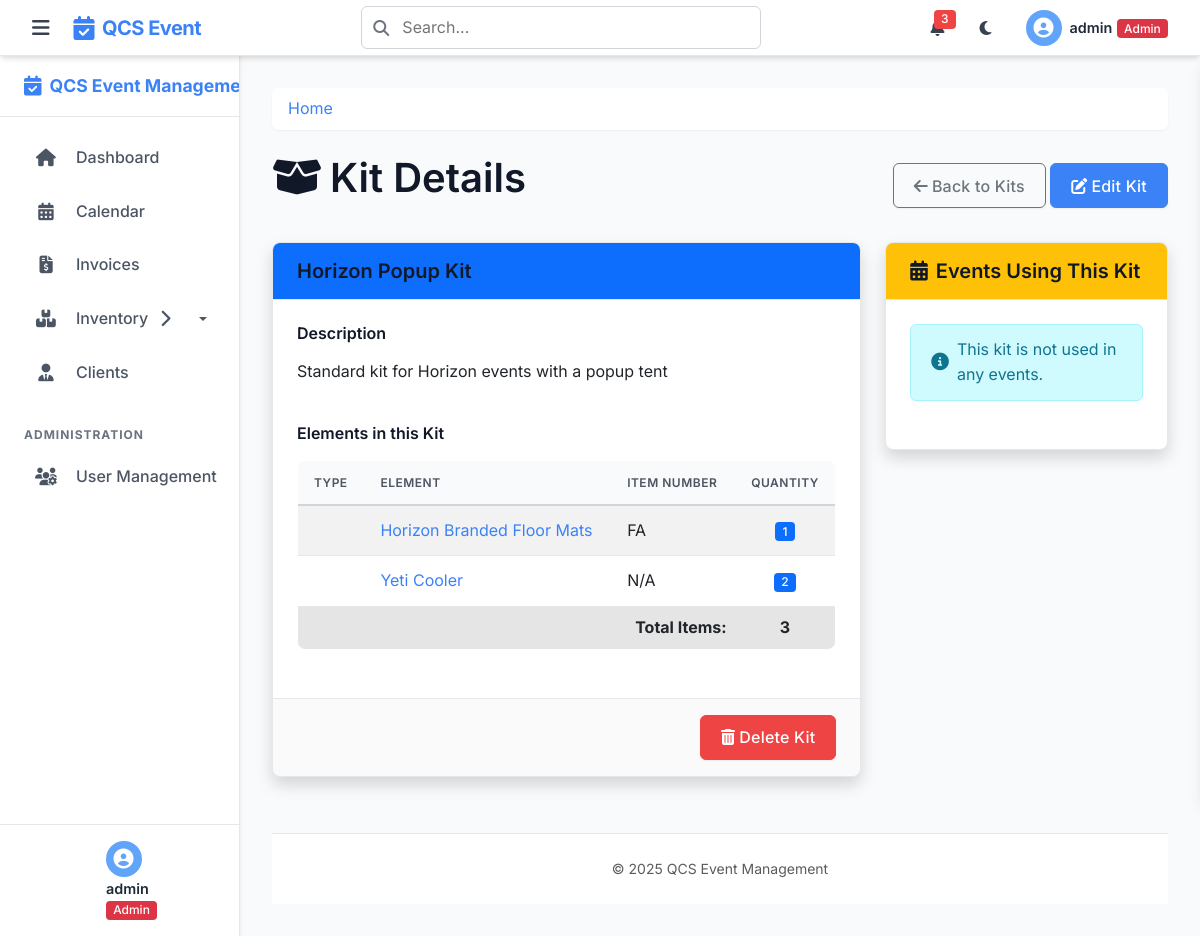
/kits/2 (signed in), run on the app's committed database.
### tables this page shows
CREATE TABLE kits (
    kit_id INTEGER PRIMARY KEY AUTOINCREMENT,
    kit_name TEXT NOT NULL UNIQUE,
    description TEXT
);

CREATE TABLE kit_elements (
    kit_id INTEGER NOT NULL,
    element_id INTEGER NOT NULL,
    quantity INTEGER NOT NULL CHECK (quantity > 0),
    PRIMARY KEY (kit_id, element_id),
    FOREIGN KEY (kit_id) REFERENCES kits(kit_id),
    FOREIGN KEY (element_id) REFERENCES elements(element_id)
);

CREATE TABLE elements (
    element_id INTEGER PRIMARY KEY AUTOINCREMENT,
    type_id INTEGER NOT NULL,
    item_description TEXT NOT NULL,
    item_number TEXT,  -- Can be NULL if no item number is assigned
    quantity INTEGER NOT NULL CHECK (quantity >= 0),
    location TEXT NOT NULL,
    is_kit_component BOOLEAN DEFAULT 0, -- 0 for false, 1 for true.
    FOREIGN KEY (type_id) REFERENCES element_types(type_id)
);

### app.py (the view)
@app.route('/kits/<int:kit_id>')
@login_required
def view_kit(kit_id):
    db = get_db()
    kit = db.execute('SELECT * FROM kits WHERE kit_id = ?', (kit_id,)).fetchone()
    if not kit: abort(404)
    kit_elements = db.execute(
        '''SELECT e.element_id, e.item_number, e.item_description, ke.quantity
           FROM elements e
           JOIN kit_elements ke ON e.element_id = ke.element_id
           WHERE ke.kit_id = ?''', (kit_id,)
    ).fetchall()
    event_usage = db.execute(
        '''SELECT COUNT(ek.event_id) as count
           FROM event_kits ek
           WHERE ek.kit_id = ?''', (kit_id,)
    ).fetchone()['count']
    return render_template('view_kit.html', kit=kit, elements=kit_elements, event_usage=event_usage)

### app.py (called while the page is built)
@app.after_request
def add_security_headers(response):
    response.headers['X-Content-Type-Options'] = 'nosniff'
    response.headers['X-Frame-Options'] = 'DENY'
    response.headers['X-XSS-Protection'] = '1; mode=block'
    response.headers['Strict-Transport-Security'] = 'max-age=31536000; includeSubDomains'
    return response

### helpers.py (called while the page is built)
def get_db():
    if 'db' not in g:
        g.db = sqlite3.connect(
            current_app.config['DATABASE'],
            detect_types=sqlite3.PARSE_DECLTYPES
        )
        g.db.row_factory = sqlite3.Row
    return g.db

def login_required(f):
    @wraps(f)
    def decorated_function(*args, **kwargs):
        if 'user_id' not in session:
            if request.path.startswith('/api/') or request.is_json or request.headers.get('X-Requested-With') == 'XMLHttpRequest':
                return jsonify({'error': 'Authentication required'}), 401
            else:
                flash('Please log in first', 'warning')
                return redirect(url_for('login'))
        return f(*args, **kwargs)
    return decorated_function

### templates/view_kit.html (shortened to what this page needs)
{% extends 'layout.html' %}
{% block content %}
<div class="d-flex justify-content-between align-items-center mb-4">
    <h1><i class="fas fa-box-open me-2"></i>Kit Details</h1>
    <div>
        <a href="{{ url_for('kits') }}" class="btn btn-outline-secondary">
            <i class="fas fa-arrow-left me-1"></i>Back to Kits
        </a>
        {% if 'admin' in session.role or 'staff' in session.role %}
        <a href="{{ url_for('edit_kit', kit_id=kit.kit_id) }}" class="btn btn-primary">
            <i class="fas fa-edit me-1"></i>Edit Kit
        </a>
        {% endif %}
    </div>
</div>
<div class="row">
    <div class="col-lg-8">
        <div class="card shadow mb-4">
            <div class="card-header bg-primary text-white">
                <h5 class="mb-0">{{ kit.kit_name }}</h5>
            </div>
            <div class="card-body">
                <div class="row mb-4">
                    <div class="col-md-12">
                        <h6>Description</h6>
                        <p>{{ kit.description or 'No description available.' }}</p>
                    </div>
                </div>
                <h6>Elements in this Kit</h6>
                {% if elements %}
                <div class="table-responsive">
                    <table class="table table-striped">
                        <thead>
                            <tr>
                                <th>Type</th>
                                <th>Element</th>
                                <th>Item Number</th>
                                <th class="text-center">Quantity</th>
                            </tr>
                        </thead>
                        <tbody>
                            {% for element in elements %}
                            <tr>
                                <td>{{ element.type_name }}</td>
                                <td>
                                    <a href="{{ url_for('view_element', element_id=element.element_id) }}">
                                        {{ element.item_description }}
                                    </a>
                                </td>
                                <td>{{ element.item_number or 'N/A' }}</td>
                                <td class="text-center">
                                    <span class="badge bg-primary">{{ element.quantity }}</span>
                                </td>
                            </tr>
                            {% endfor %}
                        </tbody>
                        <tfoot>
                            <tr class="table-active">
                                <th colspan="3" class="text-end">Total Items:</th>
                                <th class="text-center">{{ elements|sum(attribute='quantity') }}</th>
                            </tr>
                        </tfoot>
                    </table>
                </div>
                {% endif %}
            </div>
            {% if 'admin' in session.role or 'staff' in session.role %}
            <div class="card-footer d-flex justify-content-end">
                <button type="button" class="btn btn-danger" data-bs-toggle="modal" data-bs-target="#deleteKitModal">
                    <i class="fas fa-trash-alt me-1"></i>Delete Kit
                </button>
            </div>
            {% endif %}
        </div>
    </div>
    <div class="col-lg-4">
        <div class="card shadow mb-4">
            <div class="card-header bg-warning text-white">
                <h5 class="mb-0"><i class="fas fa-calendar-alt me-2"></i>Events Using This Kit</h5>
            </div>
            <div class="card-body">
                {% if events %}
                <div class="list-group">
                    {% for event in events %}
                    <a href="{{ url_for('view_event', event_id=event.event_id) }}" class="list-group-item list-group-item-action">
                        <div class="d-flex w-100 justify-content-between">
                            <h6 class="mb-1">{{ event.event_name }}</h6>
                            <span class="badge bg-primary">{{ event.quantity }} units</span>
                        </div>
                        <small>
                            {{ event.event_date }} |
                            <span class="badge bg-secondary">
                                {{ event.client_name or 'No client' }}
                            </span>
                        </small>
                    </a>
                    {% endfor %}
                </div>
                {% else %}
                <div class="alert alert-info">
                    <i class="fas fa-info-circle me-2"></i>This kit is not used in any events.
                </div>
                {% endif %}
            </div>
        </div>
    </div>
</div>
{% endblock %}

### data on the page
kits: kit_name "Horizon Popup Kit", description "Standard kit for Horizon events with a popup tent"
kit_elements: item_description "Horizon Branded Floor Mats", item_number "FA", quantity "1"
kit_elements: item_description "Yeti Cooler", item_number "N/A", quantity "2"

### other printed values
{{ session.username }} "admin"
{{ elements|sum(attribute='quantity') }} "3"
